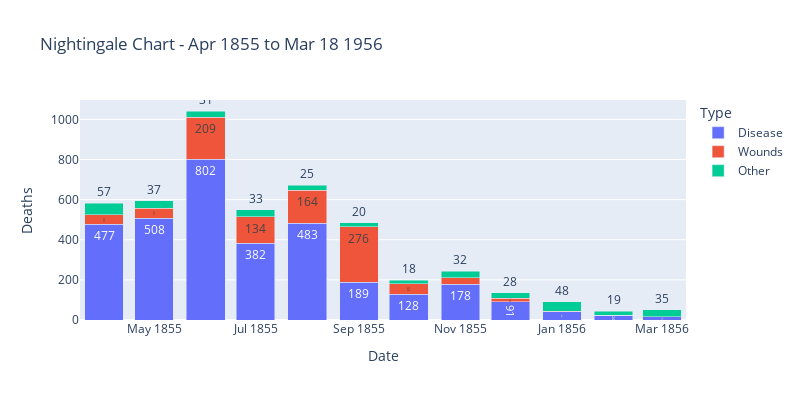

The code cell stored with this chart in its notebook:
### Code cell
#double checking with the stacked bar chart

#using the melt function to get one column for category name
Nightviz1 = nightingdata2.melt(
    id_vars=['Date', 'Month', 'Year', 'Army'],
    value_vars=['Disease', 'Wounds','Other'],     # Grouping the types together
    var_name='Type',
    value_name='Deaths'
)

fig = px.bar(
    Nightviz1,
    x='Date',
    y='Deaths',
    color='Type',
    title='Nightingale Chart - Apr 1855 to Mar 18 1956',
    hover_data=['Type', 'Army']
)

fig.update_layout(
    width=800, 
    height=400,
    barmode='stack'  
)
fig.update_traces(texttemplate='%{y}', textposition='outside')

fig.show()

### Figure 1 — Plotly figure (JSON) as saved in the notebook; plotly's stock layout.template omitted (floating-point values rounded to 4 significant figures)
{"data": [{"alignmentgroup": "True", "customdata": [["Disease", 32252], ["Disease", 35473], ["Disease", 38863], ["Disease", 42647], ["Disease", 44614], ["Disease", 47751], ["Disease", 46852], ["Disease", 37853], ["Disease", 43217], ["Disease", 44212], ["Disease", 43485], ["Disease", 46140]], "hovertemplate": "Type=%{customdata[0]}<br>Date=%{x}<br>Deaths=%{y}<br>Army=%{customdata[1]}<extra></extra>", "legendgroup": "Disease", "marker": {"color": "#636efa", "pattern": {"shape": ""}}, "name": "Disease", "offsetgroup": "Disease", "orientation": "v", "showlegend": true, "textposition": "outside", "texttemplate": "%{y}", "type": "bar", "x": ["1855-04-01", "1855-05-01", "1855-06-01", "1855-07-01", "1855-08-01", "1855-09-01", "1855-10-01", "1855-11-01", "1855-12-01", "1856-01-01", "1856-02-01", "1856-03-01"], "xaxis": "x", "y": [477, 508, 802, 382, 483, 189, 128, 178, 91, 42, 24, 15], "yaxis": "y"}, {"alignmentgroup": "True", "customdata": [["Wounds", 32252], ["Wounds", 35473], ["Wounds", 38863], ["Wounds", 42647], ["Wounds", 44614], ["Wounds", 47751], ["Wounds", 46852], ["Wounds", 37853], ["Wounds", 43217], ["Wounds", 44212], ["Wounds", 43485], ["Wounds", 46140]], "hovertemplate": "Type=%{customdata[0]}<br>Date=%{x}<br>Deaths=%{y}<br>Army=%{customdata[1]}<extra></extra>", "legendgroup": "Wounds", "marker": {"color": "#EF553B", "pattern": {"shape": ""}}, "name": "Wounds", "offsetgroup": "Wounds", "orientation": "v", "showlegend": true, "textposition": "outside", "texttemplate": "%{y}", "type": "bar", "x": ["1855-04-01", "1855-05-01", "1855-06-01", "1855-07-01", "1855-08-01", "1855-09-01", "1855-10-01", "1855-11-01", "1855-12-01", "1856-01-01", "1856-02-01", "1856-03-01"], "xaxis": "x", "y": [48, 49, 209, 134, 164, 276, 53, 33, 18, 2, 0, 0], "yaxis": "y"}, {"alignmentgroup": "True", "customdata": [["Other", 32252], ["Other", 35473], ["Other", 38863], ["Other", 42647], ["Other", 44614], ["Other", 47751], ["Other", 46852], ["Other", 37853], ["Other", 43217], ["Other", 44212], ["Other", 43485], ["Other", 46140]], "hovertemplate": "Type=%{customdata[0]}<br>Date=%{x}<br>Deaths=%{y}<br>Army=%{customdata[1]}<extra></extra>", "legendgroup": "Other", "marker": {"color": "#00cc96", "pattern": {"shape": ""}}, "name": "Other", "offsetgroup": "Other", "orientation": "v", "showlegend": true, "textposition": "outside", "texttemplate": "%{y}", "type": "bar", "x": ["1855-04-01", "1855-05-01", "1855-06-01", "1855-07-01", "1855-08-01", "1855-09-01", "1855-10-01", "1855-11-01", "1855-12-01", "1856-01-01", "1856-02-01", "1856-03-01"], "xaxis": "x", "y": [57, 37, 31, 33, 25, 20, 18, 32, 28, 48, 19, 35], "yaxis": "y"}], "layout": {"barmode": "stack", "height": 400, "legend": {"title": {"text": "Type"}, "tracegroupgap": 0}, "title": {"text": "Nightingale Chart - Apr 1855 to Mar 18 1956"}, "width": 800, "xaxis": {"anchor": "y", "domain": [0, 1], "title": {"text": "Date"}}, "yaxis": {"anchor": "x", "domain": [0, 1], "title": {"text": "Deaths"}}}}
